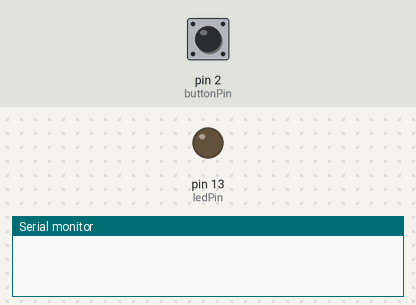
The sketch below on a simulated Arduino Uno, built with avr-gcc and run on an emulated ATmega328P. Shown: output pins drawn as LEDs (lit = HIGH), the last lines printed to the serial monitor. Dashed ring = blinking. Inputs (shaded band) come from the test bench; at power-on: pin 2 (buttonPin) LOW.

Above: at 1.2 s.
1.3 s: pin 2 (buttonPin) pulled HIGH for 1 s
At 1.45 s:
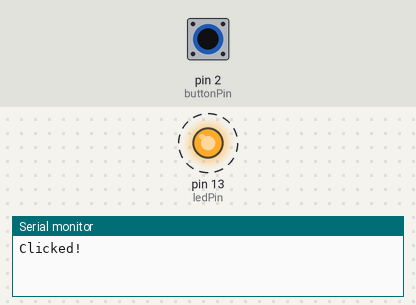
3.8 s: pin 2 (buttonPin) pulled HIGH for 0.15 s
At 4.6 s:
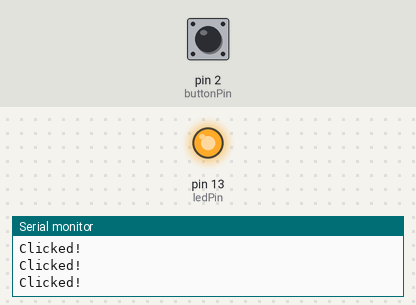
5.4 s: pin 2 (buttonPin) pulled HIGH for 3.2 s
At 9.3 s:
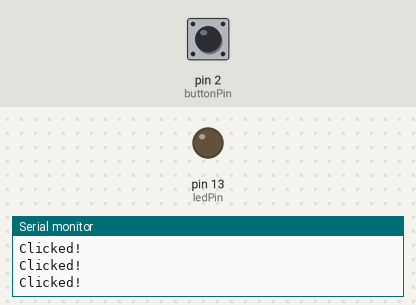
Timing chart, 0 to 10.8 s (numbered marks = the images above; inputs shaded):
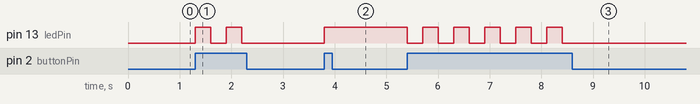

Measured:
- after the input at 1.3 s, pin 13 (ledPin): alternates HIGH for 0.30 s and LOW for 0.30 s, 4 changes in all, then stays LOW, starting at once
- after the input at 3.8 s, pin 13 (ledPin): LOW → HIGH at once
- after the input at 5.4 s, pin 13 (ledPin): alternates HIGH for 0.30 s and LOW for 0.30 s, 11 changes in all, then stays LOW, starting at once

The sketch:

sketch.ino
```cpp
const int buttonPin = 2;     // the number of the pushbutton pin
const int ledPin =  13;      // the number of the LED pin

// variables will change:
int buttonState = 0;         // variable for reading the pushbutton status
int ledState = LOW;

void setup() {
  // initialize the LED pin as an output:
  pinMode(ledPin, OUTPUT);
  // initialize the pushbutton pin as an input:
  pinMode(buttonPin, INPUT);
  Serial.begin(9600);
}

void loop() {
  // read the state of the pushbutton value:
  buttonState = digitalRead(buttonPin);

  // check if the pushbutton is pressed.
  // if it is, the buttonState is HIGH:
  if (buttonState == HIGH) {
    Serial.println("Clicked!");
    if(ledState==HIGH) {
      ledState=LOW;
    } else {
      ledState=HIGH;
    }
    // turn LED on:
    digitalWrite(ledPin, ledState);
    delay(300);
  }
}
```
